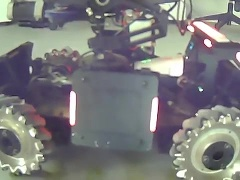
#> input picture parctice/imgs/RoboMasters_2016_Red_car_0033.jpg, 240 x 180 px
$ python -i digit_detection.py   (imports and definitions only)   (older library calls are emulated)
#> lines starting #> are read from the running program, lines starting #| are printed output that depends on the picture; after the words box and inside, x2 and y2 are one past the last pixel; in counts of white or black regions, pixels touching at a corner belong together
#> further down, picture is the input picture: shape (180, 240, 3); mean B, G, R 123.7, 123, 123.2
### parctice/Old_protocol/rm_sys_03_7/conv_deploy.py
import tensorflow as tf
from net import model as M
import numpy as np

BSIZE = 128

# [45 lines left out: functions build_model, build_7seg_model, build_FD_model, not called in this run]

def build_graph():
	img_holder = tf.placeholder(tf.float32,[None,28*28])
	last_layer = build_model(img_holder)
	last_layer_7seg = build_7seg_model(img_holder)
	last_layer_FD = build_FD_model(img_holder)
	return img_holder,last_layer,last_layer_7seg,last_layer_FD

img_holder,last_layer,last_layer_7seg,last_layer_FD = build_graph()

config = tf.ConfigProto(allow_soft_placement = True)
config.gpu_options.allow_growth = True
sess = tf.Session(config=config)
M.loadSess('./model_rune/model_mnist/',sess,var_list=M.get_all_vars('mnist'))
M.loadSess('./model_rune/model_7seg/',sess,var_list=M.get_all_vars('7seg_detection'))
M.loadSess('./model_rune/model_flaming/',sess,var_list=M.get_all_vars('FD_detection'))

def get_pred(imgs):
	scr = sess.run(tf.argmax(last_layer,1),feed_dict={img_holder:imgs})
	return scr

def get_pred_7seg(imgs):
	scr = sess.run(tf.argmax(last_layer_7seg,1),feed_dict={img_holder:imgs})
	return scr

def get_pred_flaming(imgs):
	scr = sess.run(tf.argmax(last_layer_FD,1),feed_dict={img_holder:imgs})
	return scr

### parctice/Old_protocol/rm_sys_30_combine/digit_detection.py
import conv_deploy
import cv2
import time
import numpy as np

WHITE = (255,255,255)
BLACK = (0,0,0)

image_width = 640
image_height = 480

kernel2 = np.ones((2,2),np.uint8)
kernel3 = np.ones((3,3),np.uint8)

def get_digits(image):


	leftRect = []
	rightRect = []
	left_rect = []
	right_rect = []
	row_left_rect = []
	row_right_rect = []

	gray = cv2.cvtColor(image, cv2.COLOR_BGR2GRAY)
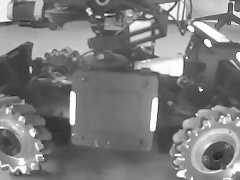
#> gray: shape (180, 240); min 28, max 255, mean 123.1
	#blur = cv2.GaussianBlur(gray,(3,3),0)
	#blur = cv2.GaussianBlur(gray,(3,3),0)
	blurred = cv2.bilateralFilter(gray, 3, 119, 109)
	_,th3 = cv2.threshold(blurred,0,255,cv2.THRESH_BINARY+cv2.THRESH_OTSU)
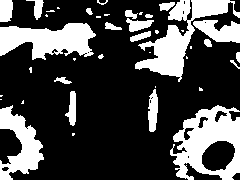
#> th3: shape (180, 240); 28.1% white; 41 white regions (19 under 20 px), largest, box (x1, y1, x2, y2) and area: (170, 105, 240, 180) 2949, (135, 0, 240, 82) 2624, (0, 23, 96, 60) 2297
	edged = cv2.Canny(blurred, 180, 240)
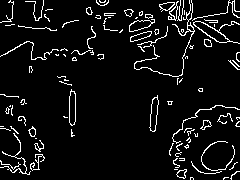
#> edged: shape (180, 240); 6.7% white in thin lines or dots

	#cv2.imshow('',image)

	#cv2.waitKey(1)
	_, contours, hierarchy = cv2.findContours(edged.copy(),cv2.RETR_TREE,cv2.CHAIN_APPROX_SIMPLE)
#> contours = 126 contours, 92 with area under 20; largest, box (x1, y1, x2, y2) and area: (193, 21, 240, 44) 301, (193, 21, 230, 43) 260, (149, 95, 159, 132) 194, (69, 89, 76, 126) 191, (149, 97, 159, 132) 189

	for contour in contours:
		peri = cv2.arcLength(contour,True)
		contour = cv2.approxPolyDP(contour, 0.0001 * peri, True)
		if cv2.contourArea(contour)<70 or cv2.contourArea(contour)>800:
			continue

		x,y,w,h = cv2.boundingRect(contour)

		if (w / h) < 0.9 or (w / h) > 2.5:
			continue
		#print cv2.contourArea(contour)
		cv2.drawContours(edged, [contour], -1, (255, 255, 255), 3)

		if x < (image_width//2):
			leftRect.append([x,y,w,h])
		else:
			rightRect.append([x,y,w,h])
#> this loop made 126 passes
#> peri on passes 1, 2, 3, 4, 5, 7, 8, 9, 10, 11, 12, 13: 12.24, 12.24, 27.56, 33.56, 31.8, 24.14, 74.53, 61.7, 22.83, 38.38, 127.7, 25.31
#> (peri, x, y, w, h) on passes 48, 49, 51, 52, 79, 80: (82.38, 149, 95, 10, 37), (76.63, 149, 97, 10, 35), (79.31, 69, 89, 7, 37), (74.14, 69, 91, 7, 35), (54.38, 130, 31, 22, 11), (52.04, 130, 31, 22, 11)
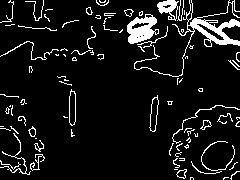
#> edged: shape (180, 240); 8.9% white; 90 white regions (57 under 20 px), largest, box (x1, y1, x2, y2) and area: (134, 0, 240, 77) 985, (127, 14, 159, 44) 558, (157, 0, 179, 21) 231
#> after the loop, leftRect = [[130, 31, 22, 11], [130, 31, 22, 11], [193, 21, 47, 23], [193, 21, 37, 22], [129, 19, 26, 13], [129, 20, 23, 12], [159, 2, 16, 10]]; rightRect = []

	cv2.imshow('abc',edged)
	cv2.waitKey(1)
	for i in range(len(leftRect)):
		find_left = False
		xi,_,_,_ = leftRect[i]
		for j in range(len(leftRect)-i-1):
			j1=i+j+1
			xj1,_,_,_ = leftRect[j1]
			if abs(xi - xj1) < 10 :
				find_left = True
# [6 lines of commented-out code are left out]


		if find_left == True:
			left_rect.append(leftRect[i])
#> this loop made 7 passes
#> xi on passes 1 to 7: 130, 130, 193, 193, 129, 129, 159
#> after the loop, left_rect = [[130, 31, 22, 11], [130, 31, 22, 11], [193, 21, 47, 23], [129, 19, 26, 13]]


	for i in range(len(left_rect)):
		x1,y1,w1,h1 = left_rect[i]
		row_left_rect.append(y1)
#> this loop made 4 passes
#> after the loop, row_left_rect = [31, 31, 21, 19]

	for i in range(len(rightRect)):
		find_right = False
		xi,_,_,_ = rightRect[i]
		for j in range(len(rightRect)-i-1):
			j1=i+j+1
			xj1,_,_,_ = rightRect[j1]
			if abs(xi - xj1) < 10:
				find_right = True
# [6 lines of commented-out code are left out]


		if find_right == True:
			right_rect.append(rightRect[i])
#> this loop made 0 passes
#> after the loop, right_rect = []

	for i in range(len(right_rect)):
		x2,y2,w2,h2 = right_rect[i]
		row_right_rect.append(y2)
#> after the loop, row_right_rect = []

	if len(row_left_rect) == 0 or len(row_right_rect) == 0:
		return [-1],[-1],[-1],[-1]

	tl_index = np.argmin(row_left_rect)
	bl_index = np.argmax(row_left_rect)
	tr_index = np.argmin(row_right_rect)
	br_index = np.argmax(row_right_rect)

	x1,y1,w1,h1=left_rect[tl_index]
	x2,y2,w2,h2=left_rect[bl_index]
	x3,y3,w3,h3=right_rect[tr_index]
	x4,y4,w4,h4=right_rect[br_index]

	sr_tl = [x1,y1]
	sr_bl = [x2,y2+h2]
	sr_tr = [x3+w3,y3]
	sr_br = [x4+w4,y4+h4]

	coord = [[x1,y1,w1,h1],[x2,y2,w2,h2],[x3,y3,w3,h3],[x4,y4,w4,h4]]

	pts1 = np.float32([sr_tl,sr_tr,sr_bl,sr_br])
	pts2 = np.float32([[0, 50],[300, 50],[0, 200],[300, 200]])
	M = cv2.getPerspectiveTransform(pts1,pts2)

	dst = cv2.warpPerspective(image,M,(300,200))
	cv2.imshow('aaa',dst)
	cv2.waitKey(1)

	"""
	Handwritten
	"""
	digits_rect = [(51,54),(125,54),(200,54),(51,109),(125,109),(200,109),(51,163),(125,163),(200,163)]
	digit_imgs = []
	abc = 0
	for x,y in digits_rect:
		#cv2.rectangle(dst,(x,y),(x+50,y+34),(0,0,255),1)
		buf =  dst[y:y+32,x:x+50]
		buf = cv2.cvtColor(buf,cv2.COLOR_BGR2GRAY)
		_,buf = cv2.threshold(buf,20,255,cv2.THRESH_BINARY+cv2.THRESH_OTSU)
		buf = cv2.erode(buf,kernel2,iterations = 1)
		buf = cv2.resize(buf,(24,24))
		buf = cv2.copyMakeBorder(buf, 2, 2, 2, 2, cv2.BORDER_CONSTANT, value=WHITE)
		#cv2.imshow('cv',buf)
		#cv2.waitKey(0)
		buf = 255 - buf
		buf = np.float32(buf) / 255.

		buf = buf.reshape([-1])
		digit_imgs.append(buf)

	handwritten_num_raw = conv_deploy.get_pred(digit_imgs)
	#print(handwritten_num_raw)

	handwritten_dict = {}

	# filter handwritten_num
	for i in range(len(handwritten_num_raw)):
		handwritten_dict[handwritten_num_raw[i]] = np.count_nonzero(handwritten_num_raw[i])

	if len(handwritten_dict) >= 9 :
		handwritten_num= handwritten_num_raw
		#print handwritten_num
	else:
		handwritten_num = [-1]
		pass
	#print handwritten_num


	"""
	7segment
	"""

	digits_7seg_rect = [(100, 0), (121, 0), (142, 0), (162, 0), (183, 0)]

	digit_7seg_imgs = []

	for x,y in digits_7seg_rect:
		#cv2.rectangle(dst,(x,y),(x+19,y+33),(255,0,0),1)
		img_sevseg = dst[y:y+32,x:x+19]

		img_sevseg=cv2.cvtColor(img_sevseg, cv2.COLOR_BGR2HSV)
		img_sevseg_red = img_sevseg[:,:,2].copy()
		img_sevseg_red = cv2.morphologyEx(img_sevseg_red, cv2.MORPH_OPEN, kernel2)
		_,buf = cv2.threshold(img_sevseg_red,150,255,cv2.THRESH_BINARY+cv2.THRESH_OTSU)
		buf = cv2.bitwise_not(buf)
		buf=cv2.dilate(buf,kernel2,iterations = 1)

		buf = cv2.resize(buf,(24,24))
		buf = cv2.copyMakeBorder(buf, 2, 2, 2, 2, cv2.BORDER_CONSTANT, value=WHITE)
		#cv2.imshow('bb',buf)
		#cv2.waitKey(0)
		buf = buf.reshape([-1])
		buf = 255 - buf
		buf = np.float32(buf) / 255.
		buf = buf.reshape([-1])
		digit_7seg_imgs.append(buf)

	scr_7seg_raw = conv_deploy.get_pred_7seg(digit_7seg_imgs)
	#print (scr_7seg_raw)

	"""
	Flaming Digits
	"""

	flamingdigits_rect = [(61,54),(135,54),(210,54),(61,109),(135,109),(210,109),(61,163),(135,163),(210,163)]
	digit_imgs = []
	abc = 0
	for x,y in flamingdigits_rect:
		#cv2.rectangle(dst,(x,y),(x+30,y+32),(0,0,255),1)
		buf =  dst[y:y+32,x:x+30]
		img_FD = cv2.cvtColor(buf,cv2.COLOR_BGR2GRAY)
		_,buf = cv2.threshold(img_FD,200,255,cv2.THRESH_TOZERO+cv2.THRESH_OTSU)
		edged = cv2.Canny(buf, 255, 255)
		_, contours, hierarchy = cv2.findContours(edged.copy(),cv2.RETR_EXTERNAL,cv2.CHAIN_APPROX_SIMPLE)
		cv2.drawContours(buf, contours, -1, 255,-1)
		buf = cv2.bitwise_not(buf)
		buf = cv2.resize(buf,(24,24))
		buf = cv2.copyMakeBorder(buf, 2, 2, 2, 2, cv2.BORDER_CONSTANT, value=WHITE)
		#cv2.imshow('cv',buf)
		#cv2.waitKey(0)
		buf = 255 - buf
		buf = np.float32(buf) / 255.
		buf = buf.reshape([-1])
		digit_imgs.append(buf)


	scr_FD_raw = conv_deploy.get_pred_flaming(digit_imgs)
	#print (scr_FD_raw)

	#filter flaming digit
	num_FD_dict = {}
	for i in range(len(scr_FD_raw)):
		num_FD_dict[scr_FD_raw[i]] = np.count_nonzero(scr_FD_raw[i])

	if len(num_FD_dict) >= 9 :
		Flaming_digit= scr_FD_raw
		#print scr_7seg
	else:
		Flaming_digit = [-1]
		pass
	#print(scr_FD)

	return coord, scr_7seg_raw, handwritten_num, Flaming_digit

>>> import cv2
>>> picture = cv2.imread('../../imgs/RoboMasters_2016_Red_car_0033.jpg')
>>> result = get_digits(picture)
#> result = ([-1], [-1], [-1], [-1])

$ run again, on parctice/imgs/RoboMasters_2016_Red_car_0050.jpg
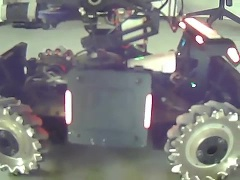
#> input picture parctice/imgs/RoboMasters_2016_Red_car_0050.jpg, 240 x 180 px
#> picture is the input picture: shape (180, 240, 3); mean B, G, R 124, 123.7, 124
#> in get_digits, `_,th3 = cv2.threshold(blurred,0,255,cv2.THRESH_BINARY+cv2.THRESH_OTSU)`:
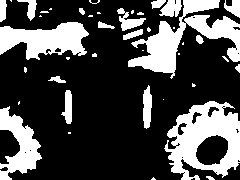
#> th3: shape (180, 240); 28.6% white; 42 white regions (23 under 20 px), largest, box (x1, y1, x2, y2) and area: (164, 101, 240, 180) 3378, (128, 0, 240, 79) 3115, (0, 22, 89, 60) 2104
#> contours = 132 contours, 110 with area under 20; largest, box (x1, y1, x2, y2) and area: (185, 17, 240, 62) 420, (185, 17, 221, 39) 265, (59, 90, 72, 125) 192, (144, 92, 152, 129) 190, (65, 90, 72, 124) 186
#> the loop in get_digits, `for contour in contours:` made 132 passes
#> peri on passes 2, 3, 4, 5, 7, 8, 9, 10: 28.97, 21.31, 10.24, 35.31, 90.91, 67.36, 7.66, 7.66
#> after the loop in get_digits, `for contour in contours:`:
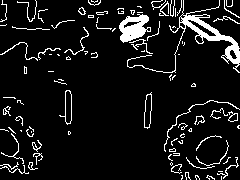
#> edged: shape (180, 240); 8.8% white; 97 white regions (57 under 20 px), largest, box (x1, y1, x2, y2) and area: (127, 0, 240, 73) 1016, (119, 14, 151, 43) 541, (164, 100, 240, 152) 131
#> after the loop in get_digits, `for contour in contours:`: leftRect = [[122, 29, 22, 12], [122, 29, 22, 11], [185, 17, 55, 45], [185, 17, 36, 22], [121, 17, 26, 14], [121, 17, 26, 14]]; rightRect = []
#> the loop in get_digits, `for i in range(len(leftRect)):` made 6 passes
#> xi on passes 1 to 6: 122, 122, 185, 185, 121, 121
#> after the loop in get_digits, `for i in range(len(leftRect)):`: left_rect = [[122, 29, 22, 12], [122, 29, 22, 11], [185, 17, 55, 45], [121, 17, 26, 14]]
#> the loop in get_digits, `for i in range(len(left_rect)):` made 4 passes
#> after the loop in get_digits, `for i in range(len(left_rect)):`: row_left_rect = [29, 29, 17, 17]
#> after the loop in get_digits, `for i in range(len(rightRect)):`: right_rect = []
#> result = ([-1], [-1], [-1], [-1])

$ run again, on parctice/imgs/RoboMasters_2016_Red_car_0077.jpg
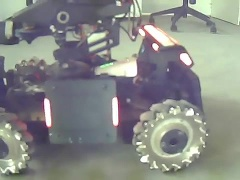
#> input picture parctice/imgs/RoboMasters_2016_Red_car_0077.jpg, 240 x 180 px
#> picture is the input picture: shape (180, 240, 3); mean B, G, R 135.2, 138.2, 136
#> in get_digits, `_,th3 = cv2.threshold(blurred,0,255,cv2.THRESH_BINARY+cv2.THRESH_OTSU)`:
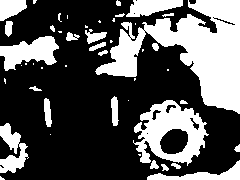
#> th3: shape (180, 240); 33.9% white; 47 white regions (22 under 20 px), largest, box (x1, y1, x2, y2) and area: (95, 0, 240, 114) 7143, (133, 100, 209, 166) 2577, (0, 36, 59, 71) 1186
#> contours = 121 contours, 90 with area under 20; largest, box (x1, y1, x2, y2) and area: (112, 95, 119, 127) 150, (44, 98, 52, 127) 146, (112, 97, 119, 126) 144, (44, 98, 52, 127) 141, (57, 11, 70, 24) 116
#> the loop in get_digits, `for contour in contours:` made 121 passes
#> peri on passes 2, 5, 6, 7, 8, 9, 10, 11: 23.31, 52.87, 27.8, 20.14, 41.56, 34.73, 17.9, 54.04
#> after the loop in get_digits, `for contour in contours:`:
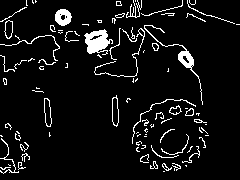
#> edged: shape (180, 240); 7.1% white in thin lines or dots
#> after the loop in get_digits, `for contour in contours:`: leftRect = [[180, 53, 12, 13], [180, 53, 12, 13], [89, 41, 18, 11], [86, 31, 20, 13], [87, 32, 19, 12], [57, 11, 13, 13], [57, 11, 13, 13]]; rightRect = []
#> the loop in get_digits, `for i in range(len(leftRect)):` made 7 passes
#> xi on passes 1 to 7: 180, 180, 89, 86, 87, 57, 57
#> after the loop in get_digits, `for i in range(len(leftRect)):`: left_rect = [[180, 53, 12, 13], [89, 41, 18, 11], [86, 31, 20, 13], [57, 11, 13, 13]]
#> the loop in get_digits, `for i in range(len(left_rect)):` made 4 passes
#> after the loop in get_digits, `for i in range(len(left_rect)):`: row_left_rect = [53, 41, 31, 11]
#> after the loop in get_digits, `for i in range(len(rightRect)):`: right_rect = []
#> result = ([-1], [-1], [-1], [-1])
